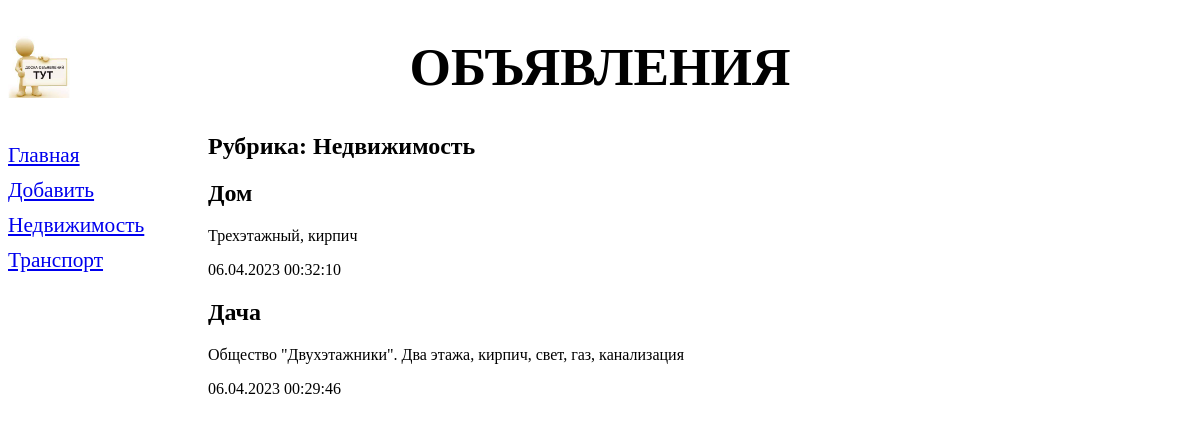
Page /bboard/1/ on the earlier database version.
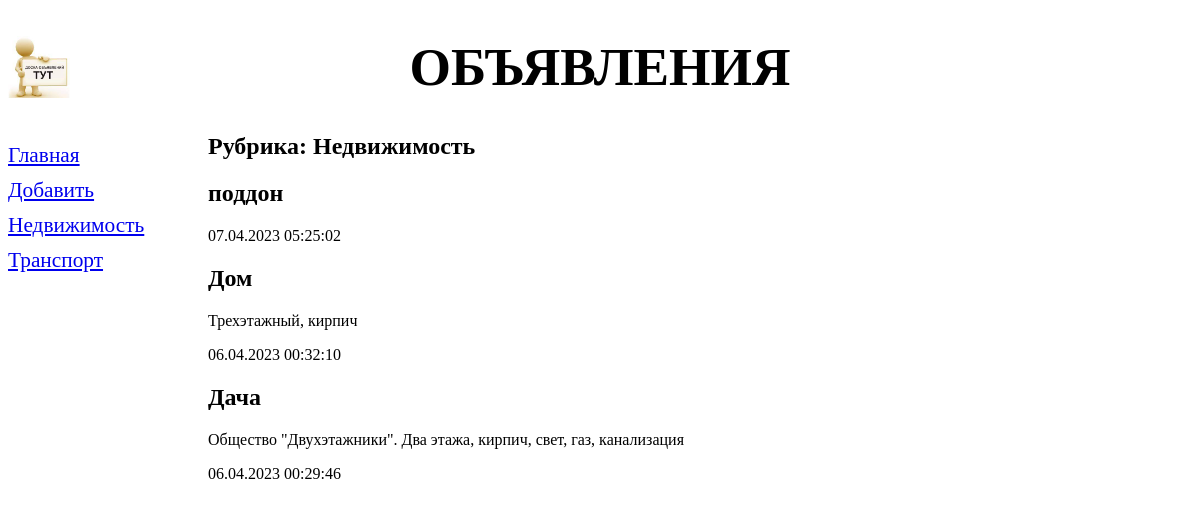
Same page on the later database version.
### bboard/models.py (models this page shows, shortened)
class Rubric(models.Model):
    name = models.TextField(max_length=20, db_index=True, verbose_name='Название')
    class Meta:
        verbose_name_plural = 'Рубрики'
        verbose_name = 'Рубрика'
        ordering = ['name']

class Bb(models.Model):
    title = models.CharField(max_length=50, verbose_name='Товар', help_text='<a href=\'/bboard\'>side<a>', editable=True, )
    content = models.TextField(null=True, blank=True, verbose_name='Описание')
    price = models.FloatField(null=True, blank=True, verbose_name='Цена')
    published = models.DateTimeField(auto_now_add=True, db_index=True, verbose_name='Опубликовано')
    rubric = models.ForeignKey('Rubric', null=True, on_delete=models.PROTECT, verbose_name='Рубрика')
    class Meta:
        verbose_name_plural = 'Объявления'
        verbose_name = 'Объявление'
        ordering = ['-published']

### bboard/views.py (the view)
# urls.py: path('<int:rubric_id>/', by_rubric, name='by_rubric'),
def by_rubric(request, rubric_id):
    bbs = Bb.objects.filter(rubric=rubric_id)
    rubrics = Rubric.objects.all()
    current_rubric = Rubric.objects.get(pk=rubric_id)
    context = {'bbs':bbs, 'rubrics': rubrics, 'current_rubric': current_rubric}
    return render(request, 'bboard/by_rubric.html', context)

### bboard/templates/bboard/by_rubric.html (shortened to what this page needs)
{% extends "layout/basic.html" %}
{% block content %}
<h2 >Рубрика: {{ current_rubric.name }}</h2>
{% for bb in bbs %}
<div>
    <h2>{{ bb.title }}</h2>
    <p>{{ bb.content }}</p>
    <p>{{ bb.published|date:"d.m.Y H:i:s" }}</p>
</div>
{% endfor %}
{% endblock %}

### bboard/templates/layout/basic.html (shortened to what this page needs)
{% load static %}
<!DOCTYPE html>
<html>
    <head>
        <link rel="stylesheet" type="text/css" href="{% static 'bboard/style.css' %}">
    </head>
    <body>
        <header><h1>Объявления</h1></header>
        <nav>
            <a href="{% url 'index' %}">Главная</a>
            <a href="{% url 'add' %}">Добавить</a>
            {% for rubric in rubrics %}
            <a href="{% url 'by_rubric' rubric.pk %}">{{ rubric.name }}</a>
            {% endfor %}
        </nav>
        <section>
            {% block content %}
            {% endblock %}
        </section>
    </body>
</html>

Differences in the rows shown:
added Bb: title "поддон", published "07.04.2023 05:25:02"
